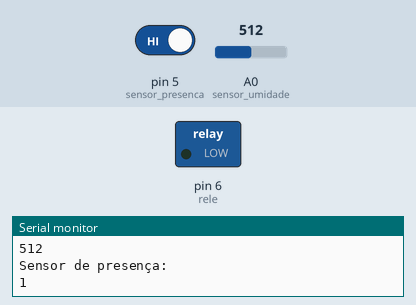
Bench run of a sketch on a simulated Arduino Uno, built with avr-gcc and run on an emulated ATmega328P. Parts: switched loads named in the sketch (green lamp = pin HIGH), the last lines printed to the serial monitor. The inputs (shaded band) are chosen by the test bench; at power-on: A0 (sensor_umidade) = 512, pin 5 (sensor_presenca) HIGH.

Above: at 1.8 s.
1.9 s: A0 (sensor_umidade) set to 483
At 2.6 s:
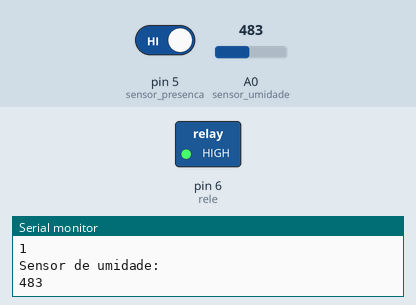
Timing chart, 0 to 33.5 s (numbered marks = the images above; inputs shaded):
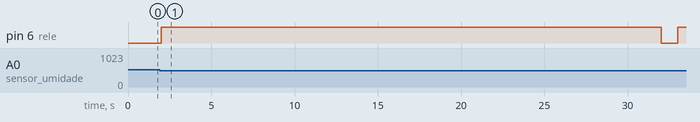

Measured:
- the behaviour switches between 500 and 499 on A0 (sensor_umidade) (found by bisection; images 0 and 1)
- after the input at 1.9 s, pin 6 (rele): LOW → HIGH after 0.10 s, → LOW 30.0 s later, → HIGH 1.0 s later

The sketch:

SensorUmidadePresencaRele.ino
```cpp
#include "SoftwareSerial.h"

//variáveis Sensor de Umidade
int rele = 6;
int sensor_presenca = 5;
int sensor_umidade = A0;
int ligado = 0;
int retorno_sensor_umidade = 0;
int retorno_sensor_presenca = 0;
//-------------------------------------------------------------
//  Alterar a quantidade do irrigador ligado
//  30000 = 30 segundos
//-------------------------------------------------------------
int tempo_irrigacao = 30000;

//-------------------------------------------------------------
//  ALTERAR AQUI O VALOR DO LIMITE ENTRE O MOLHADO E O SECO
//-------------------------------------------------------------
int limite_molhado = 500;

void setup() {

  Serial.begin(9600);

  // inicializa as variáveis e portas
  pinMode(sensor_umidade, INPUT);
  pinMode(sensor_presenca, INPUT);
  pinMode(rele, OUTPUT);

}

void loop() {

  SensorUmidade();

  SensorPresenca();

  delay(1000);
}

void SensorUmidade(){

  retorno_sensor_umidade = analogRead(sensor_umidade);
  Serial.println("Sensor de umidade:");
  Serial.println(retorno_sensor_umidade);

  if (retorno_sensor_umidade < limite_molhado)
  {
    digitalWrite(rele, HIGH);
    delay(tempo_irrigacao);
  }
  else
  {
    digitalWrite(rele, LOW);
  }
}

void SensorPresenca(){

  retorno_sensor_presenca = digitalRead(sensor_presenca);

  Serial.println("Sensor de presença:");
  Serial.println(retorno_sensor_presenca);

  if (retorno_sensor_presenca == 0)
  {
    //liga o rele
    digitalWrite(rele, HIGH);
    delay(tempo_irrigacao);
  }
  else
  {
    //Apaga o rele
    digitalWrite(rele, LOW);
  }

}
```
